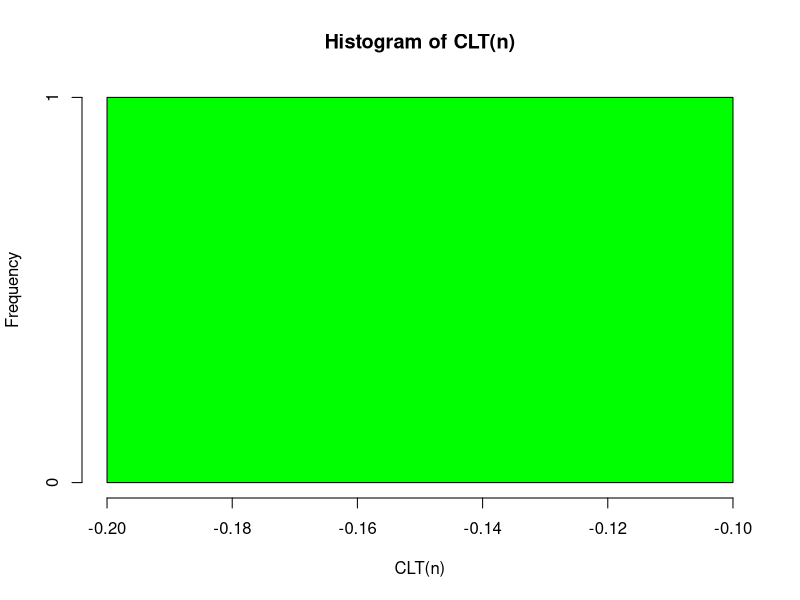
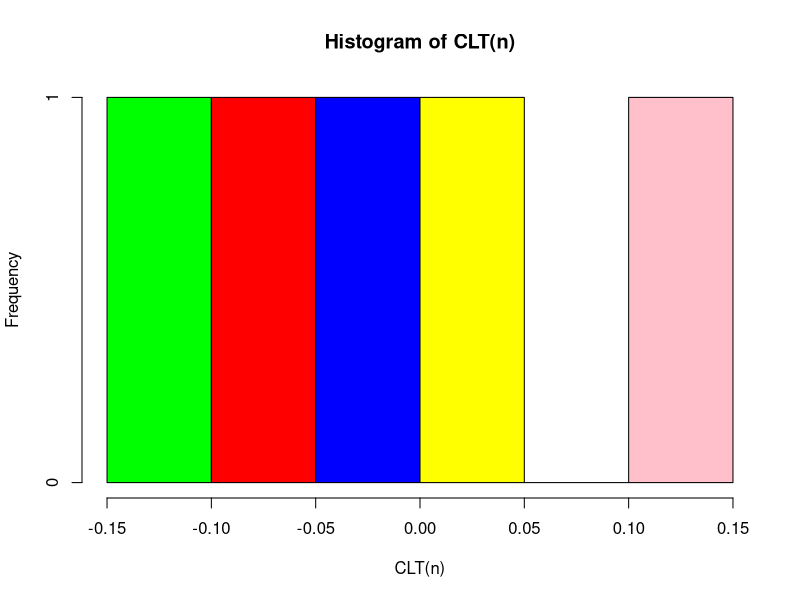
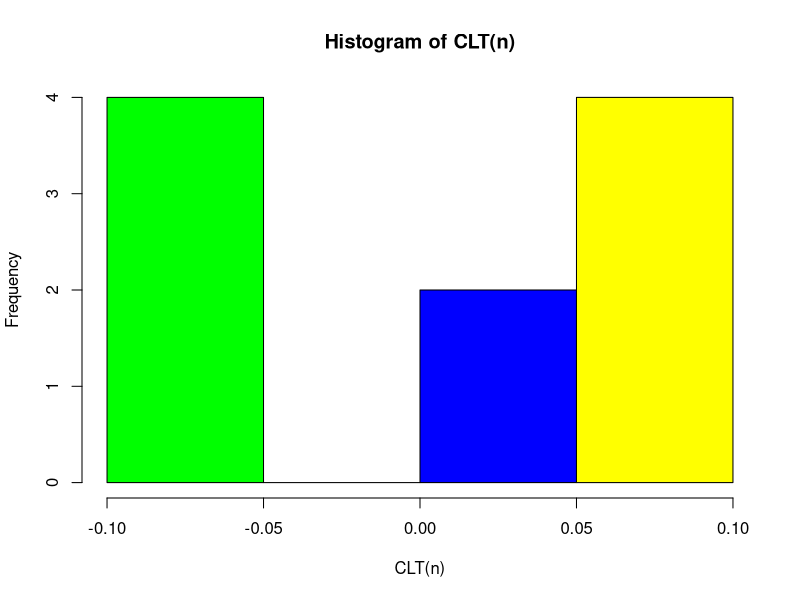
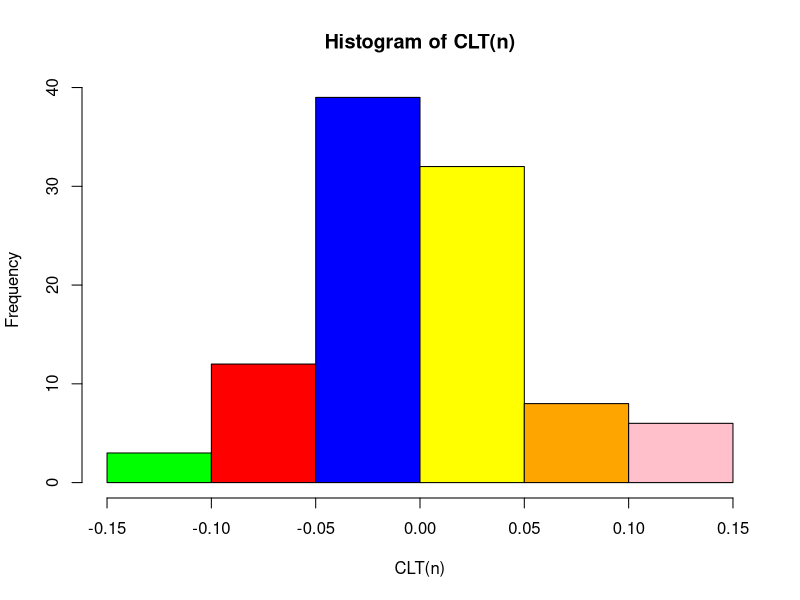

Write R code to recreate these figures, in order.
#!/usr/bin/env Rscript

COLORS <- c("green", "red", "blue", "yellow", "orange", "pink", "brown")

CLT <- function(n) {
	# Scrieți o funcție care genereaza un număr de n eșantioane,
	# fiecare eșantion de dimensiune 10000, folosind distribuția
	# uniforma cu valori din intervalul [−10, 10].
	# Numărul de eșantioane n este parametrul funcției.
	# Funcția returneaza vectorul mediilor celor n eșantioane.
	medii <- c()
	for (index in 1:n) {
		esantion <- runif(n=10000, min=-10, max=10)
		medii[index] <- mean(esantion)
	}
	return(medii)
} 

histograma <- function(image_name, n) {
	# Genereaza histograma pentru datele primite
	png(image_name, width=4, height=4, units="in", res=300)
	hist(CLT(n), col=COLORS)
	dev.off()
}

main <- function() {
	# Folosiți aceasta funcție pentru a construi histograma mediilor
	# eșantioanelor când numărul acestora n este egal cu 1, 5, 10 și
	# 100, respectiv.
	# Observați modificarile histogramei când valorile lui n cresc.
	for (valoare in c(1, 5, 10, 100)) {
		histograma(paste('histograma-', valoare, '.png', seq=""), valoare)	
	}
}

main()
